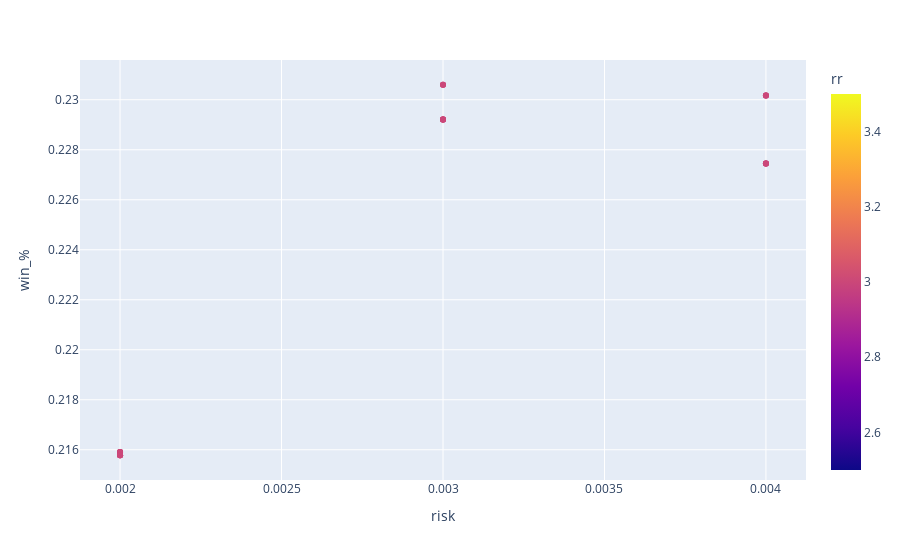

This figure's notebook cell:
### Code cell
px.scatter(df, x = 'risk', y = 'win_%', color='rr')

### Figure 1 — Plotly figure (JSON) as saved in the notebook; plotly's stock layout.template omitted (floating-point values rounded to 4 significant figures)
{"data": [{"hovertemplate": "risk=%{x}<br>win_%=%{y}<br>rr=%{marker.color}<extra></extra>", "legendgroup": "", "marker": {"color": [3, 3, 3, 3, 3, 3, 3, 3, 3, 3, 3, 3, 3, 3, 3, 3, 3, 3, 3, 3, 3, 3, 3, 3, 3, 3, 3], "coloraxis": "coloraxis", "symbol": "circle"}, "mode": "markers", "name": "", "orientation": "v", "showlegend": false, "type": "scatter", "x": [0.002, 0.003, 0.004, 0.002, 0.003, 0.004, 0.002, 0.003, 0.004, 0.002, 0.003, 0.004, 0.002, 0.003, 0.004, 0.002, 0.003, 0.004, 0.002, 0.003, 0.004, 0.002, 0.003, 0.004, 0.002, 0.003, 0.004], "xaxis": "x", "y": [0.2158, 0.2292, 0.2275, 0.2158, 0.2292, 0.2302, 0.2159, 0.2306, 0.2275, 0.2159, 0.2306, 0.2275, 0.2159, 0.2292, 0.2275, 0.2159, 0.2306, 0.2275, 0.2158, 0.2292, 0.2302, 0.2158, 0.2292, 0.2302, 0.2158, 0.2292, 0.2302], "yaxis": "y"}], "layout": {"coloraxis": {"colorbar": {"title": {"text": "rr"}}, "colorscale": [[0, "#0d0887"], [0.1111, "#46039f"], [0.2222, "#7201a8"], [0.3333, "#9c179e"], [0.4444, "#bd3786"], [0.5556, "#d8576b"], [0.6667, "#ed7953"], [0.7778, "#fb9f3a"], [0.8889, "#fdca26"], [1, "#f0f921"]]}, "legend": {"tracegroupgap": 0}, "margin": {"t": 60}, "xaxis": {"anchor": "y", "domain": [0, 1], "title": {"text": "risk"}}, "yaxis": {"anchor": "x", "domain": [0, 1], "title": {"text": "win_%"}}}}
